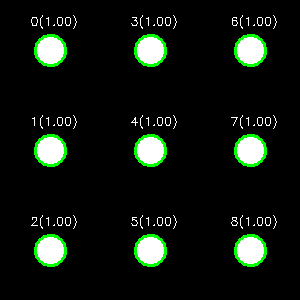
#> input picture circles_debug_20250803_234404.png, 300 x 300 px
$ python -i opencv_wrapper.py   (imports and definitions only)
#> lines starting #> are read from the running program, lines starting #| are printed output that depends on the picture; after the words box and inside, x2 and y2 are one past the last pixel; in counts of white or black regions, pixels touching at a corner belong together
#> further down, picture is the input picture: shape (300, 300, 3); mean B, G, R 17.5, 24.6, 17.5
"""
OpenCV wrapper for pattern analysis and image processing
"""

import os
import numpy as np
from typing import List, Dict, Any, Optional, Tuple, Union
from dataclasses import dataclass
from datetime import datetime
from pathlib import Path
import logging
import json

from ..interfaces import ForensicsException

# OpenCV is optional - graceful degradation if not available
try:
    import cv2
    OPENCV_AVAILABLE = True
except ImportError:
    cv2 = None
    OPENCV_AVAILABLE = False


class OpenCVException(ForensicsException):
    """Exception raised during OpenCV operations"""

    def __init__(self, message: str, error_code: str = "OPENCV_ERROR"):
        super().__init__(message, error_code, evidence_impact=False)


@dataclass
class ImageProcessingConfig:
    """Configuration for image processing operations"""
    gaussian_blur_kernel: Tuple[int, int] = (9, 9)
    gaussian_blur_sigma: float = 2.0
    canny_threshold1: int = 50
    canny_threshold2: int = 150
    hough_circles_dp: float = 1.0
    hough_circles_min_dist: int = 50
    hough_circles_param1: int = 50
    hough_circles_param2: int = 30
    hough_circles_min_radius: int = 10
    hough_circles_max_radius: int = 100
    contour_min_area: int = 100
    contour_max_area: int = 10000


@dataclass
class DetectedCircle:
    """Represents a detected circle in an image"""
    x: int
    y: int
    radius: int
    confidence: float = 1.0

    # [7 lines left out: function to_dict, not called in this run]


@dataclass
class DetectedLine:
    """Represents a detected line in an image"""
    start_point: Tuple[int, int]
    end_point: Tuple[int, int]
    thickness: int = 1
    confidence: float = 1.0

    # [7 lines left out: function to_dict, not called in this run]


class OpenCVWrapper:
    """
    OpenCV wrapper for pattern analysis and image processing

    This class provides a comprehensive interface to OpenCV functionality
    specifically tailored for Android pattern analysis and forensic image processing.
    """

    def __init__(self, config: Optional[ImageProcessingConfig] = None, debug_mode: bool = False):
        """
        Initialize OpenCV wrapper

        Args:
            config: Image processing configuration
            debug_mode: Enable debug output and image saving
        """
        self.config = config or ImageProcessingConfig()
        self.debug_mode = debug_mode
        self.logger = logging.getLogger(__name__)

        if not OPENCV_AVAILABLE:
            self.logger.warning("OpenCV not available - image processing disabled")
            raise OpenCVException("OpenCV not available. Install opencv-python package.")

        self.logger.info(f"OpenCV wrapper initialized (Debug: {debug_mode})")

    # [51 lines left out: functions is_available, load_image, save_image, not called in this run]

    def preprocess_image(self, image: np.ndarray) -> Dict[str, np.ndarray]:
        """
        Preprocess image for pattern analysis

        Args:
            image: Input image

        Returns:
            Dict[str, np.ndarray]: Dictionary of processed images
        """
        processed = {}

        # Convert to grayscale
        if len(image.shape) == 3:
            processed['grayscale'] = cv2.cvtColor(image, cv2.COLOR_BGR2GRAY)
        else:
            processed['grayscale'] = image.copy()

        # Apply Gaussian blur
        processed['blurred'] = cv2.GaussianBlur(
            processed['grayscale'],
            self.config.gaussian_blur_kernel,
            self.config.gaussian_blur_sigma
        )

        # Edge detection
        processed['edges'] = cv2.Canny(
            processed['blurred'],
            self.config.canny_threshold1,
            self.config.canny_threshold2
        )

        # Adaptive threshold
        processed['threshold'] = cv2.adaptiveThreshold(
            processed['grayscale'],
            255,
            cv2.ADAPTIVE_THRESH_GAUSSIAN_C,
            cv2.THRESH_BINARY,
            11,
            2
        )

        if self.debug_mode:
            self._save_debug_images(processed, "preprocessing")

        return processed

    # [44 lines left out: function detect_circles, not called in this run]

    def detect_lines(self, image: np.ndarray) -> List[DetectedLine]:
        """
        Detect lines in image using Hough Line Transform

        Args:
            image: Input image

        Returns:
            List[DetectedLine]: List of detected lines
        """
        # Preprocess image
        processed = self.preprocess_image(image)
#> processed = 4 items
        edges = processed['edges']
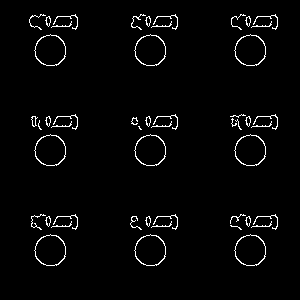
#> edges: shape (300, 300); 2.7% white in thin lines or dots, all inside (x1, y1, x2, y2) = (29, 14, 278, 266)

        # Detect lines using probabilistic Hough transform
        lines = cv2.HoughLinesP(
            edges,
            rho=1,
            theta=np.pi/180,
            threshold=50,
            minLineLength=30,
            maxLineGap=10
        )
#> lines = [[232, 26, 277, 26], [231, 226, 277, 226], [230, 116, 276, 116], [232, 126, 277, 126], [232, 216, 276, 216], [234, 16, 276, 16]]

        detected_lines = []
        if lines is not None:
            for line in lines:
                x1, y1, x2, y2 = line[0]
                confidence = self._calculate_line_confidence(edges, x1, y1, x2, y2)
                detected_lines.append(DetectedLine(
                    start_point=(x1, y1),
                    end_point=(x2, y2),
                    confidence=confidence
                ))
#> this loop made 6 passes
#> (x1, y1, x2, y2, confidence) on passes 1 to 6: (232, 26, 277, 26, 0.7), (231, 226, 277, 226, 0.6), (230, 116, 276, 116, 0.5), (232, 126, 277, 126, 0.6), (232, 216, 276, 216, 0.5), (234, 16, 276, 16, 0.6)
#> after the loop, detected_lines = 6 items

        self.logger.debug(f"Detected {len(detected_lines)} lines")

        if self.debug_mode and detected_lines:
            self._save_lines_debug_image(image, detected_lines)

        return detected_lines

    # [182 lines left out: functions detect_contours, extract_pattern_grid, match_pattern_template, analyze_pattern_connectivity, create_debug_visualization, _calculate_circle_confidence, not called in this run]

    def _calculate_line_confidence(self, edges: np.ndarray, x1: int, y1: int, x2: int, y2: int) -> float:
        """Calculate confidence score for detected line"""
        try:
            # Sample points along the line
            num_samples = 10
            line_points = []

            for i in range(num_samples):
                t = i / (num_samples - 1)
                x = int(x1 + t * (x2 - x1))
                y = int(y1 + t * (y2 - y1))
                if 0 <= x < edges.shape[1] and 0 <= y < edges.shape[0]:
                    line_points.append(edges[y, x])

            # Calculate confidence based on edge strength along line
            if line_points:
                confidence = np.mean(line_points) / 255.0
                return min(1.0, confidence)

            return 0.5
        except:
            return 0.5  # Default confidence

    # [145 lines left out: functions _organize_points_to_grid, _find_closest_grid_point, _build_pattern_sequence, _save_debug_images, _save_circles_debug_image, _save_lines_debug_image and 2 more, not called in this run]

>>> import cv2
>>> picture = cv2.imread('../../circles_debug_20250803_234404.png')
>>> result = OpenCVWrapper().detect_lines(picture)
#> result = 6 items

$ run again, on lines_debug_20250803_234404.png
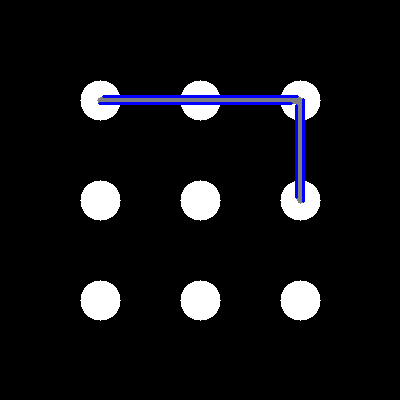
#> input picture lines_debug_20250803_234404.png, 400 x 400 px
#> picture is the input picture: shape (400, 400, 3); mean B, G, R 19.9, 17.1, 17.1
#> processed = 4 items
#> in detect_lines, `edges = processed['edges']`:
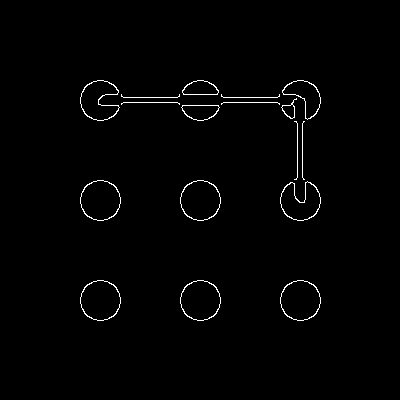
#> edges: shape (400, 400); 1.2% white in thin lines or dots, all inside (x1, y1, x2, y2) = (80, 80, 321, 321)
#> lines = [[123, 97, 177, 97], [123, 102, 177, 102], [182, 105, 218, 105], [179, 94, 221, 94], [297, 177, 297, 123], [302, 177, 302, 123]]
#> the loop in detect_lines, `for line in lines:` made 6 passes
#> after the loop in detect_lines, `for line in lines:`: detected_lines = 6 items
